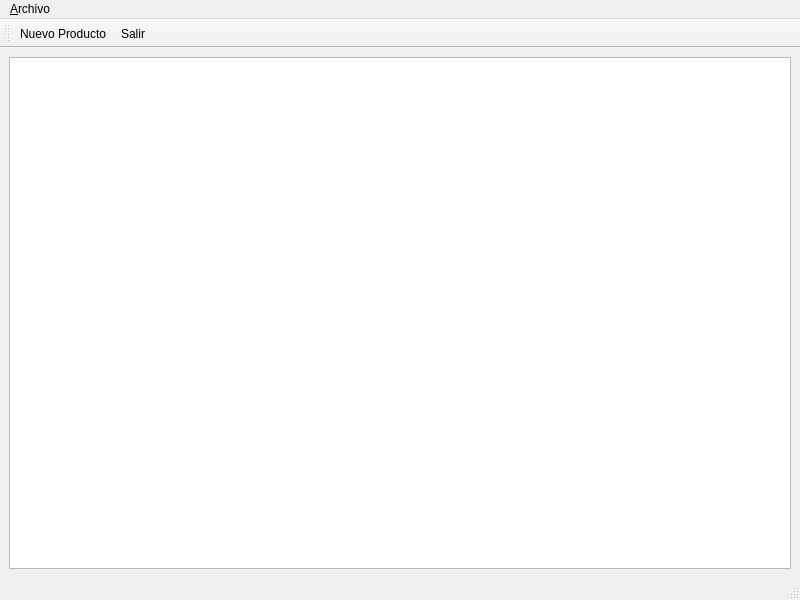
<?xml version="1.0" encoding="UTF-8"?>
<ui version="4.0">
 <class>PantallaPrincipal</class>
 <widget class="QMainWindow" name="PantallaPrincipal">
  <property name="geometry">
   <rect>
    <x>0</x>
    <y>0</y>
    <width>800</width>
    <height>600</height>
   </rect>
  </property>
  <property name="acceptDrops">
   <bool>true</bool>
  </property>
  <property name="windowTitle">
   <string>Iventario</string>
  </property>
  <widget class="QWidget" name="centralwidget">
   <layout class="QGridLayout" name="gridLayout">
    <item row="0" column="0">
     <widget class="QTableWidget" name="tableWidget"/>
    </item>
   </layout>
  </widget>
  <widget class="QMenuBar" name="menubar">
   <property name="geometry">
    <rect>
     <x>0</x>
     <y>0</y>
     <width>800</width>
     <height>21</height>
    </rect>
   </property>
   <widget class="QMenu" name="menu_Archivo">
    <property name="enabled">
     <bool>true</bool>
    </property>
    <property name="cursor">
     <cursorShape>ArrowCursor</cursorShape>
    </property>
    <property name="acceptDrops">
     <bool>false</bool>
    </property>
    <property name="title">
     <string>&amp;Archivo</string>
    </property>
    <addaction name="action_Nuevo_Producto"/>
    <addaction name="action_Ingreso"/>
    <addaction name="action_Egreso"/>
    <addaction name="actionKardex"/>
    <addaction name="separator"/>
    <addaction name="action_Salir"/>
   </widget>
   <addaction name="menu_Archivo"/>
  </widget>
  <widget class="QStatusBar" name="statusbar"/>
  <widget class="QToolBar" name="toolBar">
   <property name="windowTitle">
    <string>toolBar</string>
   </property>
   <attribute name="toolBarArea">
    <enum>TopToolBarArea</enum>
   </attribute>
   <attribute name="toolBarBreak">
    <bool>false</bool>
   </attribute>
   <addaction name="action_Nuevo_Producto"/>
   <addaction name="action_Salir"/>
  </widget>
  <action name="action_Nuevo_Producto">
   <property name="enabled">
    <bool>true</bool>
   </property>
   <property name="icon">
    <iconset resource="imagenes.qrc">
     <normaloff>:/imagenes/Cargar.png</normaloff>:/imagenes/Cargar.png</iconset>
   </property>
   <property name="text">
    <string>&amp;Nuevo Producto</string>
   </property>
   <property name="visible">
    <bool>true</bool>
   </property>
  </action>
  <action name="action_Ingreso">
   <property name="enabled">
    <bool>true</bool>
   </property>
   <property name="text">
    <string>&amp;Ingreso</string>
   </property>
   <property name="visible">
    <bool>true</bool>
   </property>
  </action>
  <action name="action_Egreso">
   <property name="enabled">
    <bool>true</bool>
   </property>
   <property name="text">
    <string>&amp;Egreso</string>
   </property>
  </action>
  <action name="action_Salir">
   <property name="enabled">
    <bool>true</bool>
   </property>
   <property name="icon">
    <iconset resource="imagenes.qrc">
     <normaloff>:/imagenes/salir.png</normaloff>:/imagenes/salir.png</iconset>
   </property>
   <property name="text">
    <string>&amp;Salir</string>
   </property>
   <property name="shortcut">
    <string>Ctrl+X</string>
   </property>
   <property name="autoRepeat">
    <bool>true</bool>
   </property>
   <property name="visible">
    <bool>true</bool>
   </property>
  </action>
  <action name="actionKardex">
   <property name="text">
    <string>Kardex</string>
   </property>
  </action>
 </widget>
 <resources>
  <include location="imagenes.qrc"/>
 </resources>
 <connections/>
</ui>
